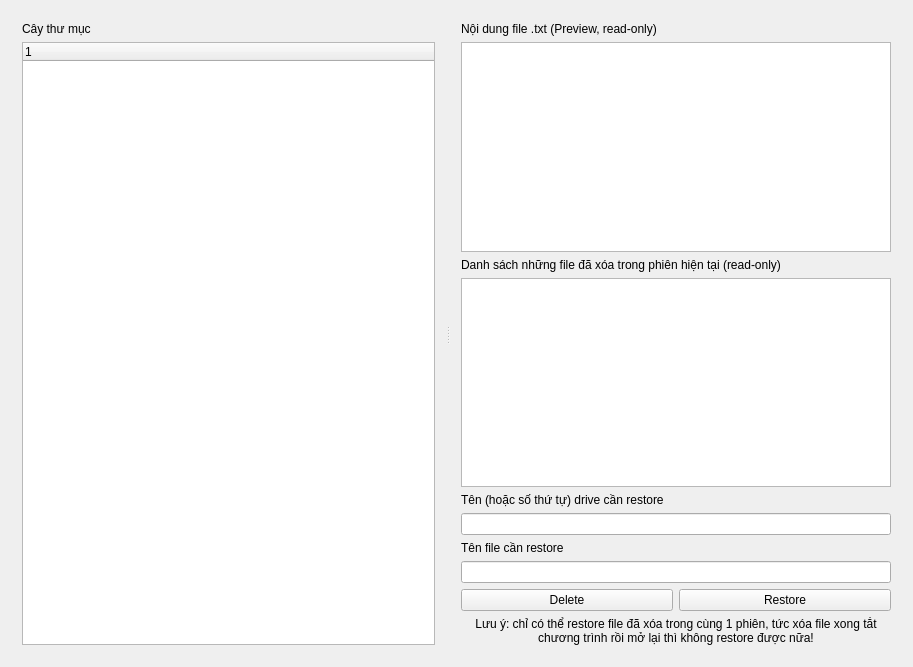
<?xml version="1.0" encoding="UTF-8"?>
<ui version="4.0">
 <class>Qt_GUIClass</class>
 <widget class="QMainWindow" name="Qt_GUIClass">
  <property name="geometry">
   <rect>
    <x>0</x>
    <y>0</y>
    <width>913</width>
    <height>667</height>
   </rect>
  </property>
  <property name="windowTitle">
   <string>Qt_GUI</string>
  </property>
  <widget class="QWidget" name="centralWidget">
   <layout class="QHBoxLayout" name="horizontalLayout_2">
    <item>
     <widget class="QSplitter" name="splitter">
      <property name="orientation">
       <enum>Qt::Orientation::Horizontal</enum>
      </property>
      <widget class="QWidget" name="layoutWidget">
       <layout class="QVBoxLayout" name="left_layout">
        <item>
         <widget class="QLabel" name="label_4">
          <property name="text">
           <string>Cây thư mục</string>
          </property>
          <property name="buddy">
           <cstring>treeWidget</cstring>
          </property>
         </widget>
        </item>
        <item>
         <widget class="QTreeWidget" name="treeWidget">
          <column>
           <property name="text">
            <string notr="true">1</string>
           </property>
          </column>
         </widget>
        </item>
       </layout>
      </widget>
      <widget class="QWidget" name="layoutWidget">
       <layout class="QVBoxLayout" name="verticalLayout_7">
        <item>
         <layout class="QVBoxLayout" name="verticalLayout_5">
          <item>
           <widget class="QLabel" name="label_3">
            <property name="text">
             <string>Nội dung file .txt (Preview, read-only)</string>
            </property>
            <property name="wordWrap">
             <bool>true</bool>
            </property>
            <property name="buddy">
             <cstring>plainTextEdit</cstring>
            </property>
           </widget>
          </item>
          <item>
           <widget class="QPlainTextEdit" name="plainTextEdit">
            <property name="sizePolicy">
             <sizepolicy hsizetype="Expanding" vsizetype="Expanding">
              <horstretch>0</horstretch>
              <verstretch>0</verstretch>
             </sizepolicy>
            </property>
            <property name="sizeIncrement">
             <size>
              <width>0</width>
              <height>0</height>
             </size>
            </property>
            <property name="readOnly">
             <bool>true</bool>
            </property>
           </widget>
          </item>
         </layout>
        </item>
        <item>
         <layout class="QVBoxLayout" name="verticalLayout_6">
          <item>
           <widget class="QLabel" name="label_5">
            <property name="text">
             <string>Danh sách những file đã xóa trong phiên hiện tại (read-only)</string>
            </property>
            <property name="wordWrap">
             <bool>true</bool>
            </property>
           </widget>
          </item>
          <item>
           <widget class="QPlainTextEdit" name="delete_list">
            <property name="readOnly">
             <bool>true</bool>
            </property>
           </widget>
          </item>
         </layout>
        </item>
        <item>
         <layout class="QVBoxLayout" name="verticalLayout_4">
          <item>
           <layout class="QVBoxLayout" name="verticalLayout_3">
            <item>
             <layout class="QVBoxLayout" name="verticalLayout_2">
              <item>
               <widget class="QLabel" name="label">
                <property name="text">
                 <string>Tên (hoặc số thứ tự) drive cần restore </string>
                </property>
                <property name="buddy">
                 <cstring>drive_input</cstring>
                </property>
               </widget>
              </item>
              <item>
               <widget class="QLineEdit" name="drive_input"/>
              </item>
             </layout>
            </item>
            <item>
             <layout class="QVBoxLayout" name="verticalLayout">
              <item>
               <widget class="QLabel" name="label_2">
                <property name="text">
                 <string>Tên file cần restore</string>
                </property>
                <property name="buddy">
                 <cstring>file_name_input</cstring>
                </property>
               </widget>
              </item>
              <item>
               <widget class="QLineEdit" name="file_name_input"/>
              </item>
             </layout>
            </item>
           </layout>
          </item>
          <item>
           <layout class="QHBoxLayout" name="horizontalLayout">
            <item>
             <widget class="QPushButton" name="delete_button">
              <property name="text">
               <string>Delete</string>
              </property>
             </widget>
            </item>
            <item>
             <widget class="QPushButton" name="restore_button">
              <property name="text">
               <string>Restore</string>
              </property>
             </widget>
            </item>
           </layout>
          </item>
         </layout>
        </item>
        <item>
         <widget class="QLabel" name="notice">
          <property name="text">
           <string>Lưu ý: chỉ có thể restore file đã xóa trong cùng 1 phiên, tức xóa file xong tắt chương trình rồi mở lại thì không restore được nữa!</string>
          </property>
          <property name="alignment">
           <set>Qt::AlignmentFlag::AlignCenter</set>
          </property>
          <property name="wordWrap">
           <bool>true</bool>
          </property>
         </widget>
        </item>
       </layout>
      </widget>
     </widget>
    </item>
   </layout>
  </widget>
 </widget>
 <layoutdefault spacing="6" margin="11"/>
 <tabstops>
  <tabstop>treeWidget</tabstop>
  <tabstop>drive_input</tabstop>
  <tabstop>file_name_input</tabstop>
  <tabstop>delete_button</tabstop>
  <tabstop>restore_button</tabstop>
 </tabstops>
 <resources>
  <include location="Qt_GUI.qrc"/>
 </resources>
 <connections/>
</ui>
